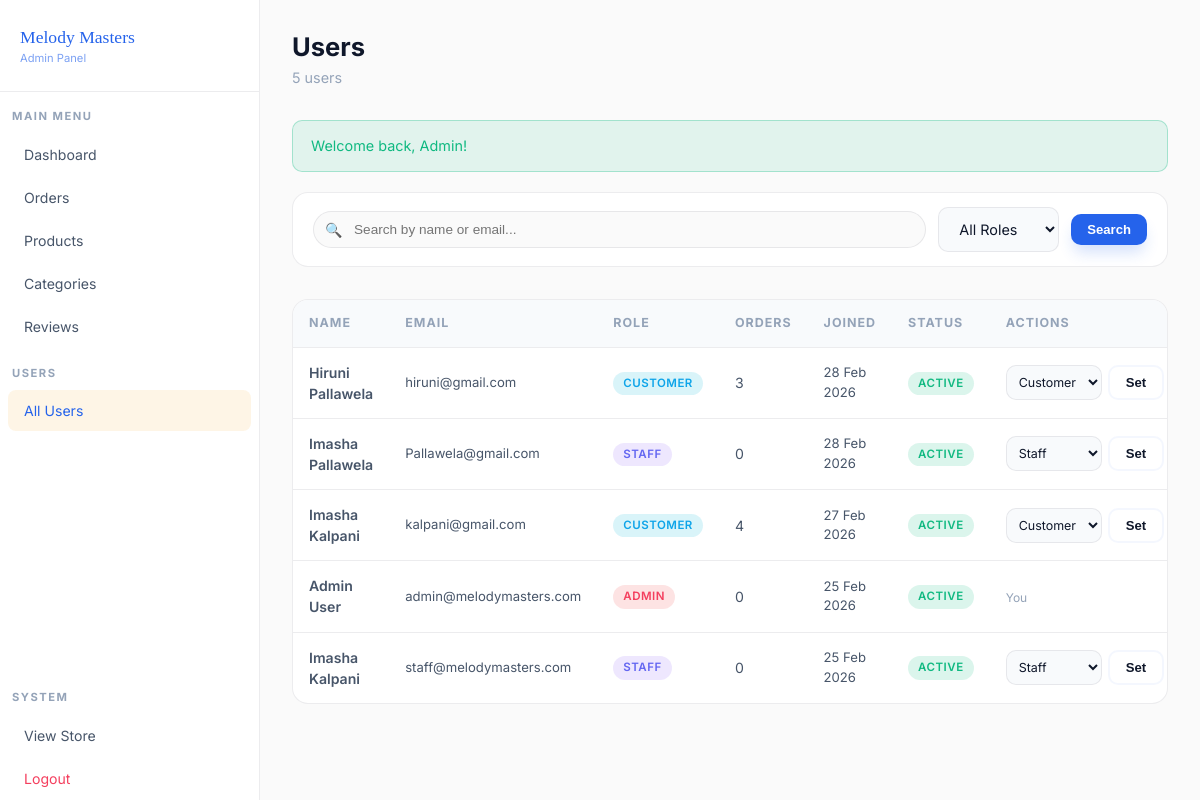
The page /admin/users.php (signed in) on the database its author committed.
### tables this page shows
CREATE TABLE `users` (
  `id` int(11) NOT NULL,
  `first_name` varchar(100) NOT NULL,
  `last_name` varchar(100) NOT NULL,
  `email` varchar(255) NOT NULL,
  `password` varchar(255) NOT NULL,
  `phone` varchar(20) DEFAULT NULL,
  `role` enum('customer','staff','admin') NOT NULL DEFAULT 'customer',
  `address_line1` varchar(255) DEFAULT NULL,
  `city` varchar(100) DEFAULT NULL,
  `postcode` varchar(20) DEFAULT NULL,
  `is_active` tinyint(1) NOT NULL DEFAULT 1,
  `created_at` timestamp NOT NULL DEFAULT current_timestamp(),
  `updated_at` timestamp NOT NULL DEFAULT current_timestamp() ON UPDATE current_timestamp()
);

### includes/functions.php (called while the page is built, shortened)
<?php
function isLoggedIn(): bool {
    return isset($_SESSION['user_id']);
}
function getCurrentUser(): ?array {
    static $user = null;
    if ($user === null) {
        $db = getDB();
        $stmt = $db->prepare('SELECT * FROM users WHERE id = ? AND is_active = 1');
        $stmt->execute([$_SESSION['user_id']]);
        $user = $stmt->fetch() ?: null;
    }
    return $user;
}
function requireRole(string $role): void {
    $user = getCurrentUser();
}
function getFlash(): ?array {
    if (isset($_SESSION['flash'])) {
        $flash = $_SESSION['flash'];
        return $flash;
    }
    return null;
}
function sanitize(string $input): string {
    return htmlspecialchars(trim($input), ENT_QUOTES, 'UTF-8');
}

### admin/users.php (the view, shortened to what this page needs)
<?php
require_once __DIR__ . '/../includes/functions.php';
requireRole('admin');
$db = getDB();
$flash = getFlash();
$search = trim($_GET['q'] ?? '');
$where = ['1=1']; $params = [];
$whereSQL = implode(' AND ', $where);
$users = $db->prepare("SELECT *, (SELECT COUNT(*) FROM orders WHERE user_id = users.id) as order_count FROM users WHERE $whereSQL ORDER BY created_at DESC");
$users->execute($params);
$userList = $users->fetchAll();
?>
<!DOCTYPE html>
<html lang="en">
<head>
    <link rel="stylesheet" href="<?= SITE_URL ?>/assets/css/style.css">
</head>
<body class="admin-layout">
    <?php include __DIR__ . '/sidebar.php'; ?>
    <main class="admin-main">
        <header style="display:flex;justify-content:space-between;align-items:center;margin-bottom:32px;">
            <div>
                <h1 style="font-size:1.6rem;margin-bottom:4px;">Users</h1>
                <p style="color:var(--text-muted);font-size:.9rem;"><?= count($userList) ?> users</p>
            </div>
        </header>
        <?php if ($flash): ?><div class="alert alert-<?= $flash['type'] ?>"><?= $flash['message'] ?></div><?php endif; ?>
        <div class="card mb-4">
            <div class="card-body" style="padding:14px 20px;">
                <form method="GET" style="display:flex;gap:12px;align-items:center;flex-wrap:wrap;">
                    <div class="navbar-search" style="flex:1;">
                        <span class="search-icon">🔍</span>
                        <input type="text" name="q" placeholder="Search by name or email..." value="<?= sanitize($search) ?>" style="width:100%;">
                    </div>
                    <select name="role" class="form-control" style="width:auto;" onchange="this.form.submit()">
                        <option value="">All Roles</option>
                    </select>
                    <button class="btn btn-primary btn-sm">Search</button>
                </form>
            </div>
        </div>
        <div class="card">
            <div class="card-body" style="padding:0;">
                <div class="table-wrap" style="border:none;border-radius:0;">
                    <table>
                        <thead><tr><th>Name</th><th>Email</th><th>Role</th><th>Orders</th><th>Joined</th><th>Status</th><th>Actions</th></tr></thead>
                        <tbody>
                            <?php foreach ($userList as $u): ?>
                            <tr>
                                <td style="font-weight:600;"><?= sanitize($u['first_name'].' '.$u['last_name']) ?></td>
                                <td style="font-size:.82rem;"><?= sanitize($u['email']) ?></td>
                                <td>
                                    <?php $rc = match($u['role']){ 'admin'=>'pill-danger','staff'=>'pill-purple',default=>'pill-info' }; ?>
                                    <span class="pill <?= $rc ?>"><?= ucfirst($u['role']) ?></span>
                                </td>
                                <td><?= $u['order_count'] ?></td>
                                <td style="font-size:.82rem;"><?= date('j M Y', strtotime($u['created_at'])) ?></td>
                                <td>
                                    <span class="pill <?= $u['is_active'] ? 'pill-success' : 'pill-danger' ?>"><?= $u['is_active'] ? 'Active' : 'Disabled' ?></span>
                                </td>
                                <td>
                                    <?php if ($u['id'] != getCurrentUser()['id']): ?>
                                    <div style="display:flex;gap:6px;">
                                        <form method="POST" style="display:flex;gap:6px;">
                                            <select name="role" class="form-control" style="width:auto;padding:4px 8px;font-size:.78rem;">
                                                <?php foreach (['customer','staff','admin'] as $r): ?>
                                                <option value="<?= $r ?>" <?= $u['role']===$r?'selected':'' ?>><?= ucfirst($r) ?></option>
                                                <?php endforeach; ?>
                                            </select>
                                            <button type="submit" name="update_role" class="btn btn-glass btn-sm">Set</button>
                                        </form>
                                    </div>
                                    <?php else: ?>
                                    <span style="font-size:.75rem;color:var(--text-muted);">You</span>
                                    <?php endif; ?>
                                </td>
                            </tr>
                            <?php endforeach; ?>
                        </tbody>
                    </table>
                </div>
            </div>
        </div>
    </main>
</body>
</html>

### assets/css/style.css (style rules this page uses)
:root { --primary: #2563eb; --primary-dark: #1d4ed8; --primary-light: #60a5fa; --secondary: #6366f1; --accent: #f59e0b; --bg-dark: #fafafa; --bg-card: #ffffff; --bg-card2: #f8fafc; --bg-hover: #eff6ff; --border: rgba(15, 23, 42, 0.08); --border-active: rgba(37, 99, 235, 0.3); --text-primary: #0f172a; --text-secondary: #475569; --text-muted: #94a3b8; --success: #10b981; --danger: #f43f5e; --warning: #f59e0b; --info: #0ea5e9; --glass-bg: rgba(255, 255, 255, 0.8); --glass-border: rgba(37, 99, 235, 0.05); --shadow-sm: 0 1px 3px rgba(0, 0, 0, 0.05); --shadow-md: 0 4px 6px -1px rgba(0, 0, 0, 0.05), 0 2px 4px -1px rgba(0, 0, 0, 0.03); --shadow-lg: 0 20px 25px -5px rgba(0, 0, 0, 0.04), 0 10px 10px -5px rgba(0, 0, 0, 0.02); --shadow-primary: 0 10px 15px -3px rgba(37, 99, 235, 0.2); --radius-sm: 6px; --radius: 10px; --radius-lg: 16px; --header-h: 70px; }
*, *::before, *::after { box-sizing: border-box; margin: 0; padding: 0; }
html { scroll-behavior: smooth; font-size: 16px; }
body { font-family: 'Inter', -apple-system, system-ui, sans-serif; background: var(--bg-dark); color: var(--text-primary); line-height: 1.5; overflow-x: hidden; min-height: 100vh; -webkit-font-smoothing: antialiased; }
h1, h2, h3, h4, h5, h6 { font-weight: 700; line-height: 1.2; color: var(--text-primary); }
h1 { font-size: clamp(2rem, 5vw, 3.5rem); }
p { color: var(--text-secondary); }
.navbar-search { position: relative; }
.navbar-search input { background: var(--bg-dark); border: 1px solid var(--border); border-radius: 40px; padding: 10px 16px 10px 40px; color: var(--text-primary); font-size: 0.85rem; width: 200px; transition: all 0.3s cubic-bezier(0.4, 0, 0.2, 1); }
.navbar-search .search-icon { position: absolute; left: 12px; top: 50%; transform: translateY(-50%); color: var(--text-muted); pointer-events: none; font-size: 14px; }
.btn { display: inline-flex; align-items: center; gap: 8px; padding: 12px 24px; border-radius: var(--radius); font-size: 0.9rem; font-weight: 600; cursor: pointer; border: 2px solid transparent; transition: all .25s; text-decoration: none; white-space: nowrap; }
.btn-primary { background: var(--primary); color: #fff; border: none; box-shadow: var(--shadow-primary); }
.btn-glass { background: var(--glass-bg); border-color: var(--glass-border); color: var(--text-primary); backdrop-filter: blur(10px); }
.btn-sm { padding: 8px 16px; font-size: 0.82rem; }
.form-control { width: 100%; padding: 12px 16px; background: var(--bg-card2); border: 1px solid var(--border); border-radius: var(--radius); color: var(--text-primary); font-size: 0.9rem; font-family: inherit; transition: all 0.3s cubic-bezier(0.4, 0, 0.2, 1); }
.form-control::placeholder { color: var(--text-muted); }
select.form-control { cursor: pointer; }
.alert { padding: 14px 18px; border-radius: var(--radius); margin-bottom: 20px; font-size: 0.9rem; border: 1px solid; display: flex; align-items: flex-start; gap: 10px; }
.alert-success { background: rgba(16, 185, 129, .1); border-color: rgba(16, 185, 129, .3); color: var(--success); }
.card { background: var(--bg-card); border: 1px solid var(--border); border-radius: var(--radius-lg); overflow: hidden; }
.card-body { padding: 24px; }
.table-wrap { overflow-x: auto; border-radius: var(--radius); border: 1px solid var(--border); }
table { width: 100%; border-collapse: collapse; }
th { padding: 14px 16px; background: var(--bg-card2); font-size: 0.78rem; font-weight: 700; text-transform: uppercase; letter-spacing: 1px; color: var(--text-muted); text-align: left; }
td { padding: 14px 16px; border-top: 1px solid var(--border); font-size: 0.88rem; color: var(--text-secondary); }
.pill { display: inline-flex; align-items: center; gap: 5px; padding: 3px 10px; border-radius: 30px; font-size: 0.72rem; font-weight: 600; text-transform: uppercase; letter-spacing: .5px; }
.pill-success { background: rgba(16, 185, 129, .15); color: var(--success); }
.pill-danger { background: rgba(239, 68, 68, .15); color: var(--danger); }
.pill-info { background: rgba(6, 182, 212, .15); color: var(--info); }
.pill-purple { background: rgba(139, 92, 246, .15); color: var(--secondary); }
.admin-layout { display: flex; min-height: 100vh; }
.admin-main { flex: 1; padding: 32px; background: var(--bg-dark); overflow-y: auto; }
.mb-4 { margin-bottom: 32px; }

### rows shown on the page
users: first_name+last_name "Hiruni Pallawela", email "hiruni@gmail.com", role "CUSTOMER", order_count "3", created_at "28 Feb 2026", is_active "ACTIVE", role "Customer"
users: first_name+last_name "Imasha Pallawela", email "Pallawela@gmail.com", role "STAFF", order_count "0", created_at "28 Feb 2026", is_active "ACTIVE", role "Staff"
users: first_name+last_name "Imasha Kalpani", email "kalpani@gmail.com", role "CUSTOMER", order_count "4", created_at "27 Feb 2026", is_active "ACTIVE", role "Customer"
users: first_name+last_name "Admin User", email "admin@melodymasters.com", role "ADMIN", order_count "0", created_at "25 Feb 2026", is_active "ACTIVE", shows "You"
users: first_name+last_name "Imasha Kalpani", email "staff@melodymasters.com", role "STAFF", order_count "0", created_at "25 Feb 2026", is_active "ACTIVE", role "Staff"

### other values the page prints
SITE_NAME "Melody Masters"
count($userList) "5"
$flash['message'] "Welcome back, Admin!"
